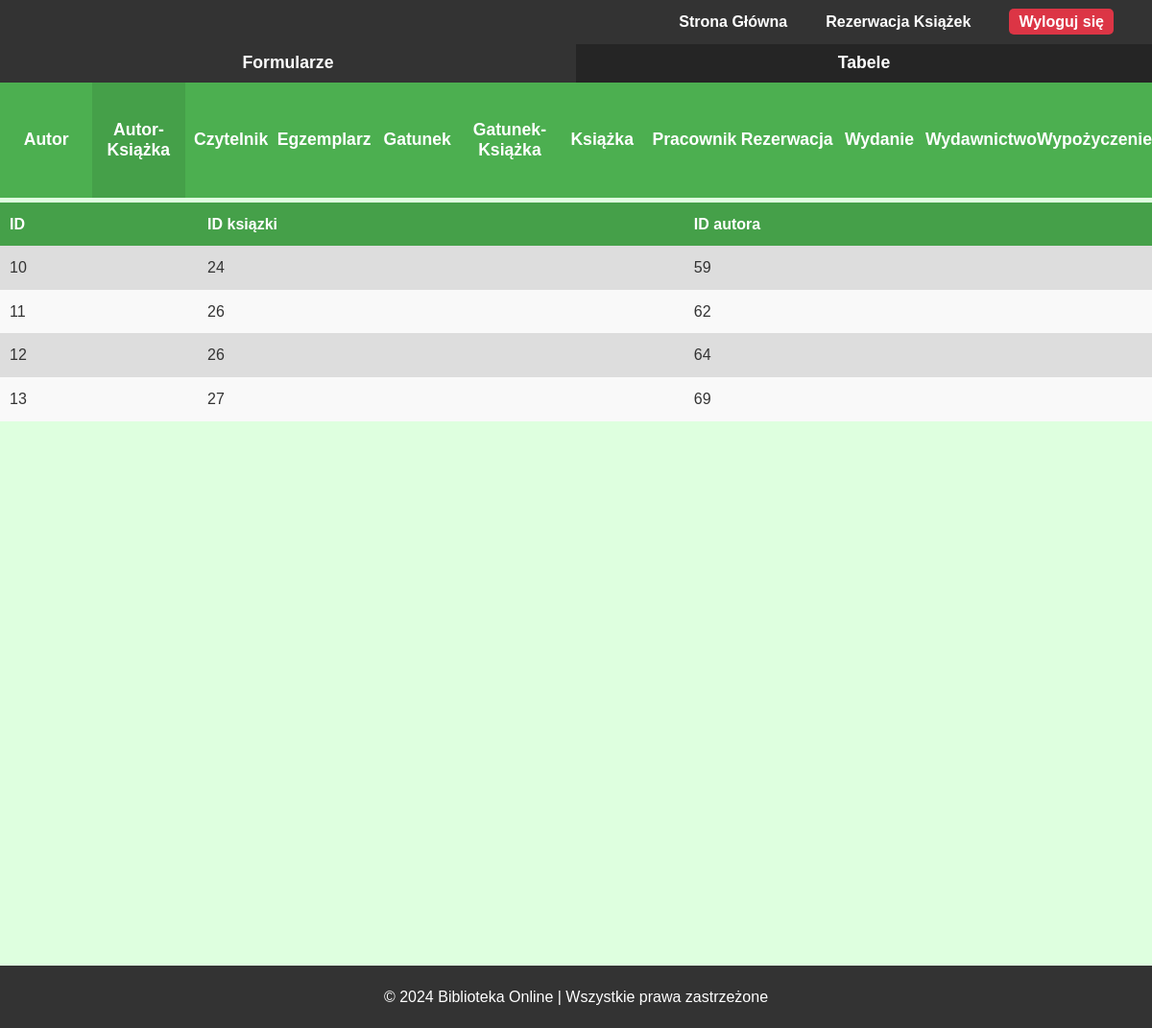
/php/admin/tabele/main_tabela.php?tabela=autor_ksiazki (signed in), run on an earlier commit of the app's database.
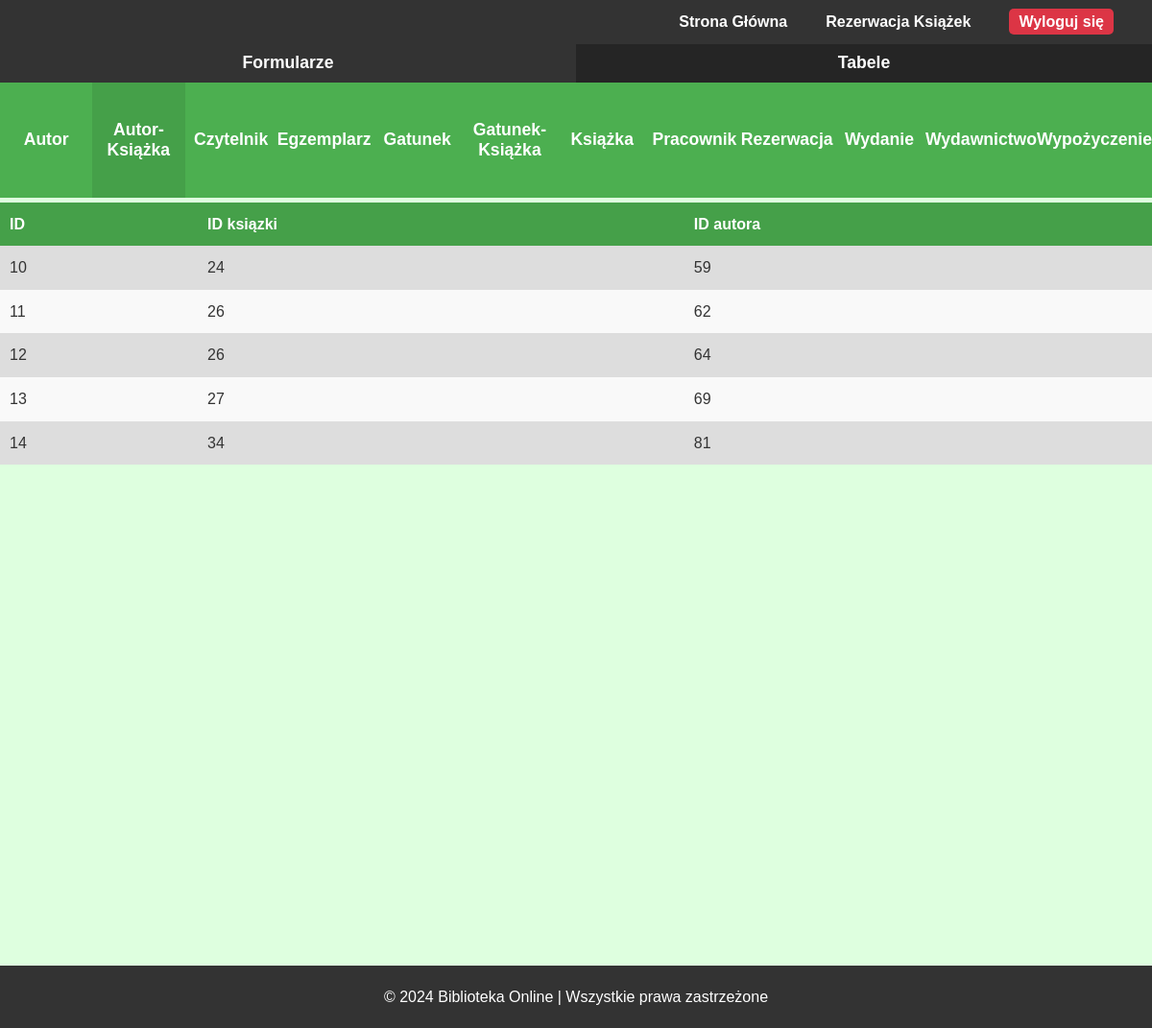
And on a later commit of the database.
### tables this page shows
CREATE TABLE `autor_ksiazki` (
  `ID` int(11) NOT NULL,
  `ID_ksiazki` int(11) NOT NULL,
  `ID_autora` int(11) NOT NULL
);

### php/admin/tabele/autor_ksiazki_tabela.php (the view)
<section id="tabela">
    <?php
    $sql = "SELECT * FROM autor_ksiazki";
    $result = $conn->query($sql);
    echo "<table>";
    echo "<thead>
            <tr>
                <th>ID</th>
                <th>ID ksiązki</th>
                <th>ID autora</th>
            </tr>
        </thead>";
    echo "<tbody>";
    if ($result->num_rows > 0)
    {
        while ($row = $result->fetch_assoc())
        {
            echo "<tr>
                    <td>" . $row["ID"] . "</td>
                    <td>" . $row["ID_ksiazki"] . "</td>
                    <td>" . $row["ID_autora"] . "</td>
                </tr>";
        }
    }
    else
    {
        echo "<tr>
                <td colspan='3' class='no-data'>Brak danych</td>
            </tr>";
    }
    echo "</tbody>";
    echo "</table>";
    ?>
</section>

### php/admin/tabele/main_tabela.php (shortened to what this page needs)
<?php
$tabela = isset($_GET['tabela']) ? $_GET['tabela'] : null;
?>
<!DOCTYPE html>
<html lang="pl">
<head>
    <link rel="stylesheet" href="css/style.css">
    <link rel="stylesheet" href="css/admin.css">
</head>
<body>
    <header>
        <nav>
            <ul>
                <li><a href="/Biblioteka/index.php">Strona Główna</a></li>
                <li><a href="/Biblioteka/php/reservation.php">Rezerwacja Książek</a></li>
                <?php if(isset($_SESSION['user_id'])): ?>
                    <li><a href="/Biblioteka/php/logout.php" id="logoutBtn">Wyloguj się</a></li>
                <?php else: ?>
                    <li><a href="/Biblioteka/php/login.php">Zaloguj się</a></li>
                <?php endif; ?>
            </ul>
        </nav>
    </header>
    <section id="pasek">
        <ul>
            <li><a href="php/admin/formularze/main_formularz.php?formularz=<?php echo $tabela; ?>"><button>Formularze</button></a></li>
            <li><button disabled>Tabele</button></li>
        </ul>
    </section>
    <section id="panel">
        <ul>
            <?php
            $tabele = [
                'autor' => 'Autor',
                'autor_ksiazki' => 'Autor-Książka',
                'czytelnik' => 'Czytelnik',
                'egzemplarz' => 'Egzemplarz',
                'gatunek' => 'Gatunek',
                'gatunek_ksiazki' => 'Gatunek-Książka',
                'ksiazka' => 'Książka',
                'pracownik' => 'Pracownik',
                'rezerwacja' => 'Rezerwacja',
                'wydanie' => 'Wydanie',
                'wydawnictwo' => 'Wydawnictwo',
                'wypozyczenie' => 'Wypożyczenie'
            ];
            foreach ($tabele as $key => $value) {
                if ($tabela === $key) {
                    echo "<li><button disabled>$value</button></li>";
                } else {
                    echo "<li><a href='php/admin/tabele/main_tabela.php?tabela=$key'><button>$value</button></a></li>";
                }
            }
            ?>
        </ul>
    </section>
    <?php
        if ($tabela && array_key_exists($tabela, $tabele)){
            include(BASE_PATH . 'php/admin/tabele/' . $tabela . '_tabela.php');
        }
        else {
            echo "<p>Brak tabeli</p>";
        }
    ?>
    <footer>
        <p>&copy; 2024 Biblioteka Online | Wszystkie prawa zastrzeżone</p>
    </footer>
</body>
</html>

What changed in the data, as far as the page shows it:
added autor_ksiazki: ID "14", ID_ksiazki "34", ID_autora "81"
